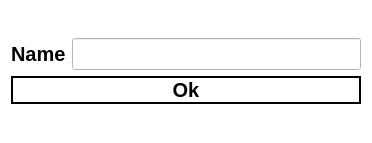
<?xml version="1.0" encoding="UTF-8"?>
<ui version="4.0">
 <class>Dialog</class>
 <widget class="QDialog" name="Dialog">
  <property name="geometry">
   <rect>
    <x>0</x>
    <y>0</y>
    <width>372</width>
    <height>143</height>
   </rect>
  </property>
  <property name="windowTitle">
   <string>Dialog</string>
  </property>
  <property name="styleSheet">
   <string notr="true">background-color: #FFFFFF;
</string>
  </property>
  <layout class="QGridLayout" name="gridLayout_2">
   <item row="0" column="1">
    <layout class="QGridLayout" name="gridLayout">
     <item row="0" column="1">
      <widget class="QLineEdit" name="name_input">
       <property name="font">
        <font>
         <pointsize>15</pointsize>
        </font>
       </property>
      </widget>
     </item>
     <item row="0" column="0">
      <widget class="QLabel" name="label">
       <property name="font">
        <font>
         <pointsize>15</pointsize>
         <weight>75</weight>
         <bold>true</bold>
        </font>
       </property>
       <property name="text">
        <string>Name</string>
       </property>
      </widget>
     </item>
     <item row="1" column="0" colspan="2">
      <widget class="QPushButton" name="ok_btn">
       <property name="minimumSize">
        <size>
         <width>200</width>
         <height>0</height>
        </size>
       </property>
       <property name="maximumSize">
        <size>
         <width>100000</width>
         <height>16777215</height>
        </size>
       </property>
       <property name="font">
        <font>
         <pointsize>15</pointsize>
         <weight>75</weight>
         <bold>true</bold>
        </font>
       </property>
       <property name="styleSheet">
        <string notr="true">border: 2px solid #000000;
</string>
       </property>
       <property name="text">
        <string>Ok</string>
       </property>
      </widget>
     </item>
    </layout>
   </item>
  </layout>
 </widget>
 <resources/>
 <connections/>
</ui>
